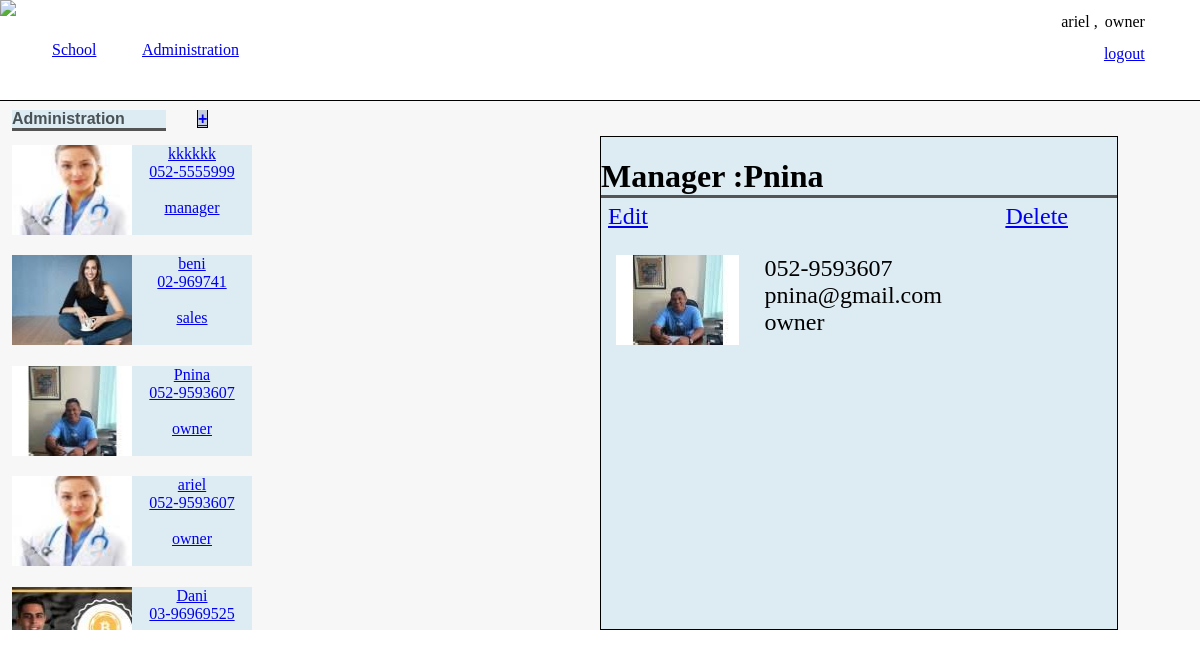
Page /index.php?subject=administration&view=view&id=Pnina (signed in) on the committed database.
### tables this page shows
CREATE TABLE `managers` (
  `user_name` varchar(255) NOT NULL,
  `role_id` int(11) NOT NULL,
  `phone` varchar(13) NOT NULL,
  `email` varchar(255) NOT NULL,
  `image` varchar(60) NOT NULL
);

CREATE TABLE `roles` (
  `id` int(11) NOT NULL,
  `role_name` varchar(255) NOT NULL
);

### views/DB.php (called while the page is built, shortened)
<?php
class DB {
	private static $conn;
	public static function getConn() {
		if (!self::$conn) {
			self::$conn = new mysqli('localhost', 'root', '', 'theschool');
		}
		return self::$conn;
	}
}

### views/show_list_administration.php (the view)
<?php
echo "<div class='div_contaner_list_students_courses'>";
echo "<div class='div_contaner_list_students'><div class='title_list_student_and_courses'>Administration<a href=' ?subject=administration&view=new&id=?' class='link_insert_new_student_and_courses'>+</a></div>";
list_administration();
echo "</div>";
function list_administration(){
	$result = DB::getConn()->query("SELECT  user_name, image, phone, role_name   FROM managers m JOIN roles r ON m.role_id = r.id");
	while ($row = $result->fetch_assoc()) {
		echo "<a class='student_in_list' ";
		foreach ($row as $key => $value) {
			if ($key === 'user_name') {
				$user_name = $value;
			}
			if ($key === 'image') {
				echo "href='?subject=administration&view=view&id=$user_name'>" . "<img class='image_student' src='uploads/" . "$value"."'><div class='container_name_phone_student'>" ;
				echo "<div class='name_phone_student'>" .$row['user_name'] ."</div>";
			}else{
				if ($key === 'user_name') {
				}else{
					echo "<div class='name_phone_student'>" . "$value". "</div><br>";
				}
			}
		}
		echo "</div></a><br>";
	}
}
echo "</div>";
?>

### views/viewDetaiedAdministration.php (shortened to what this page needs)
<?php
	$stmt = DB::getConn()->prepare("SELECT  user_name, image, phone, email, role_name   FROM managers m JOIN roles r ON m.role_id = r.id  WHERE m.user_name = ?");
	$stmt->bind_param('s', $user_name);
	$stmt->execute();
	$stmt->bind_result($user_name, $image, $phone, $email, $role_name);
 ?>
 <form class='form_view_Details_course'>
 	<h1 class='title_form'><?php echo "Manager :" .$user_name ; ?></h1>
 	<?php
 		echo "<a class='linke_to_edit' href='?subject=administration&view=edit&id=$user_name'>Edit</a>";
		echo "<a class='linke_to_delete' href='?subject=administration&view=delete&id=$user_name'>Delete</a>";
 	 ?>
 	<div class='view_details_student'>
		<div class='details_student'>
		<img class='view_details_student_image' src="uploads/<?php echo $image; ?>">
		<div class="flex_rigth_image">
			<div class='view_details_student_phone rigth_image'><?php echo $phone; ?>  </div>
			<div class='view_details_student_email rigth_image'><?php echo $email; ?> </div>
			<div class='view_details_student_email rigth_image'><?php echo $role_name; ?> </div>
		</div>
</div>
</form>

### aatheSchool.css (style rules this page uses)
body { margin: auto; }
.div_contaner_list_students_courses { display: flex; width: 40%; margin-left: 1%; }
.div_contaner_list_students { width: 50%; margin-top: 2%; overflow-y: auto; position: relative; max-height: 520px; }
.title_list_student_and_courses { width: 64%; border-bottom-color: black; border-bottom-style: inset; margin-bottom: 5px; background-color: rgba(86, 175, 217, 0.16); font-family: arial; font-weight: 900; color: #495256; margin-bottom: 6%; }
.link_insert_new_student_and_courses { margin-left: 47%; font-weight: bolder; border: 1px solid black; background-color: rgba(15, 52, 117, 0.21) }
.title_form { border-bottom-color: black; border-bottom-style: inset; margin-bottom: 5px; }
.student_in_list { display: flex; background-color: rgba(86, 175, 217, 0.16); margin-top: 1%; }
.image_student { width: 50%; }
.container_name_phone_student { display: flex; flex-direction: column; align-items: center; justify-content: center; margin: auto; }
.form_view_Details_course { margin-left: 9%; border: 1px solid black; width: 43%; background-color: rgba(86, 175, 217, 0.16); margin-top: 3%; }
.details_student { display: flex; margin-left: 3%; }
.view_details_student { margin-top: 11%; }
.flex_rigth_image { display: flex; flex-direction: column; margin-left: 5%; }
.rigth_image { font-size: 1.5rem; }
.linke_to_edit { font-size: x-large; position: absolute; right: 46%; }
.linke_to_delete { font-size: x-large; position: absolute; right: 11%; }

### rows in the picture
managers: image (picture), user_name "kkkkkk", phone "052-5555999", role.role_name "manager"
managers: image (picture), user_name "beni", phone "02-969741", role.role_name "sales"
managers: image (picture), user_name "Pnina", phone "052-9593607", role.role_name "owner", email "pnina@gmail.com"
managers: image (picture), user_name "ariel", phone "052-9593607", role.role_name "owner"
managers: image (picture), user_name "Dani", phone "03-96969525"

### other values in the picture
$_SESSION['name'] "ariel"
$_SESSION['role_name'] "owner"
